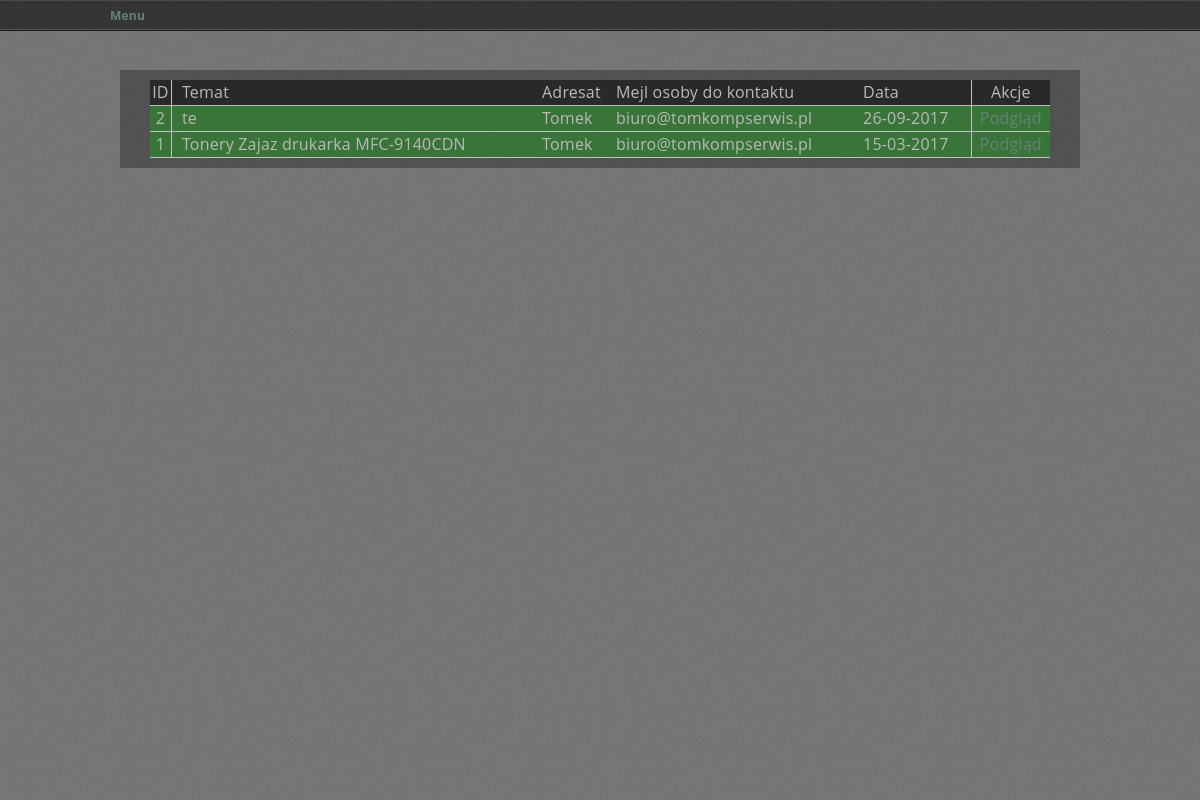
The page /private_html/index.php?id=lista&strona=wszystkie&zakonczony=1 (signed in) on the database its author committed.
### tables this page shows
CREATE TABLE IF NOT EXISTS `tematy` (
  `id` int(11) NOT NULL AUTO_INCREMENT,
  `nazwa` mediumtext NOT NULL,
  `osoba_kontaktowa` mediumtext NOT NULL COMMENT 'E-Mail',
  `data` mediumtext NOT NULL,
  `zakonczony` int(11) NOT NULL DEFAULT '0',
  PRIMARY KEY (`id`),
  UNIQUE KEY `id` (`id`)
);

CREATE TABLE IF NOT EXISTS `users` (
  `id` int(11) NOT NULL AUTO_INCREMENT,
  `username` varchar(255) NOT NULL DEFAULT '0',
  `password` varchar(255) NOT NULL DEFAULT '0',
  `email` text,
  `privilige` int(11) NOT NULL DEFAULT '2',
  `firmy` text,
  `imie` text NOT NULL,
  `nazwisko` text NOT NULL,
  `active` int(11) DEFAULT '1',
  PRIMARY KEY (`id`),
  UNIQUE KEY `id` (`id`)
);

### private_html/funkcje/db_connect.php (called while the page is built, shortened)
<?
class Db {
    protected static $connection;
    public function connect() {
        if(!isset(self::$connection)) {
			$path = __DIR__."/../../config.ini";
            $config = parse_ini_file($path);
            if($database == '')
				self::$connection = new mysqli('localhost',$config['username'],$config['password'],$config['dbname']);
			else
				self::$connection = new mysqli('localhost',$config['username'],$config['password'],$database);
			self::$connection->set_charset("utf8");
        }
        return self::$connection;
    }
    public function query($query) {
        $connection = $this -> connect();
        $result = $connection -> query($query);
        return $result;
    }
}
?>

### private_html/lista/wszystkie.php (the view, shortened to what this page needs)
<?php
	$zakonczony = $_GET['zakonczony'];
	$db = new Db();
	$db->connect();
	$uid = $_SESSION['login_user'];
	$sid = $_SESSION['rights'];
	if(!$zakonczony)
	{
		if($sid == 1)
			$query = "SELECT t.*, u.email, u.username FROM tematy t left join users  u on t.osoba_kontaktowa = u.id ORDER BY t.id DESC";
		else
			$query = "SELECT t.*, u.email, u.username FROM tematy t left join users  u on t.osoba_kontaktowa = u.id WHERE osoba_kontaktowa = '$uid' ORDER BY t.id DESC";
	}
	else
	{
		if($sid == 1)
			$query = "SELECT t.*, u.email, u.username FROM tematy t left join users  u on t.osoba_kontaktowa = u.id WHERE zakonczony = 1 ORDER BY t.id DESC";
		else
			$query = "SELECT t.*, u.email, u.username FROM tematy t left join users  u on t.osoba_kontaktowa = u.id WHERE zakonczony = 1 AND osoba_kontaktowa = '$uid' ORDER BY t.id DESC";
	}
	$result = $db->query($query);
?>
<div class="admin_panel">
	<div id="content">
		<?php
			while($row = $result->fetch_array())
			{
				$rows[] = $row;
			}
			echo '<table id="lprac">';
			echo '<tr><td>';
			echo "ID";
			echo '</td><td>';
			echo "Temat";
			echo '</td><td>';
			echo "Adresat";
			echo '</td><td>';
			echo "Mejl osoby do kontaktu";
			echo '</td><td>';
			echo "Data";
			echo '</td><td>';
			echo "Akcje";
			echo '</td></tr>';
			foreach($rows as $row)
			{
				if($row['zakonczony'])
					echo '<tr style="background-color:rgba(0,200,0,0.3);"><td>';
				else
					echo '<tr><td>';
				echo $row['id'];
				echo '</td><td>';
				echo $row['nazwa'];
				echo '</td><td>';
				echo $row['username'];
				echo '</td><td>';
				echo $row['email'];
				echo '</td><td>';
				echo $row['data'];
				echo '</td><td>';
				echo '<a href="?id=temat&strona=zobacz&nr_tematu='.$row['id'].'">Podgląd</a>';
				echo '</td></tr>';
			}
			echo '</table>';
		?>
	</div>
</div>

### private_html/style/style.css (style rules this page uses)
html, body, div, span, applet, object, iframe, h1, h2, h3, h4, h5, h6, p, blockquote, pre, a, acronym, address, big, cite, code, del, dfn, em, font, img, ins, kbd, q, s, samp, small, strike, strong, tt, var, b, u, i, center, dl, dt, dd, ol, ul, li, fieldset, form, label, legend { margin:0; padding:0; border:0; outline:0; font-size:100%; vertical-align:baseline; background:transparent }
body { line-height:1 }
table { border-collapse:collapse; border-spacing:0 }
th, td { margin:0; padding:0 }
body { -webkit-font-smoothing: antialiased; -webkit-text-size-adjust: 100%; font-family: 'Open Sans', sans-serif; font-weight: 400; font-size: 12px; line-height: 21px; letter-spacing: 0.2px; color: #b9b9b9; }
a { color: #65817a; text-decoration: none; -webkit-transition: all 200ms ease-in; -o-transition: all 200ms ease-in; -moz-transition: all 200ms ease-in; }

### private_html/style/admin_panel.css (style rules this page uses)
.admin_panel { display:block; background-color:rgba(0,0,0,0.3); }
.admin_panel div#content { display:block;overflow:hidden;padding: 10px 30px; }
.admin_panel a { color: #65817a; text-decoration: none; -webkit-transition: all 200ms ease-in; -o-transition: all 200ms ease-in; -moz-transition: all 200ms ease-in; }
#lprac { width:100%; }
table#lprac tr { border-bottom: 1px solid silver; line-height: 25px; }
table#lprac tr td:nth-child(1) { border-right: 1px solid silver; text-align:center; }
table#lprac tr td:nth-child(2) { padding-left:10px; }
table#lprac tr td:nth-last-child(1) { border-left: 1px solid silver; text-align:center; }
table#lprac tr:nth-child(2n+1) { background-color: rgba(0,0,0,0.5); }

### rows shown on the page
tematy: id "2", nazwa "te", users.username "Tomek", users.email "biuro@tomkompserwis.pl", data "26-09-2017"
tematy: id "1", nazwa "Tonery Zajaz drukarka MFC-9140CDN", users.username "Tomek", users.email "biuro@tomkompserwis.pl", data "15-03-2017"
